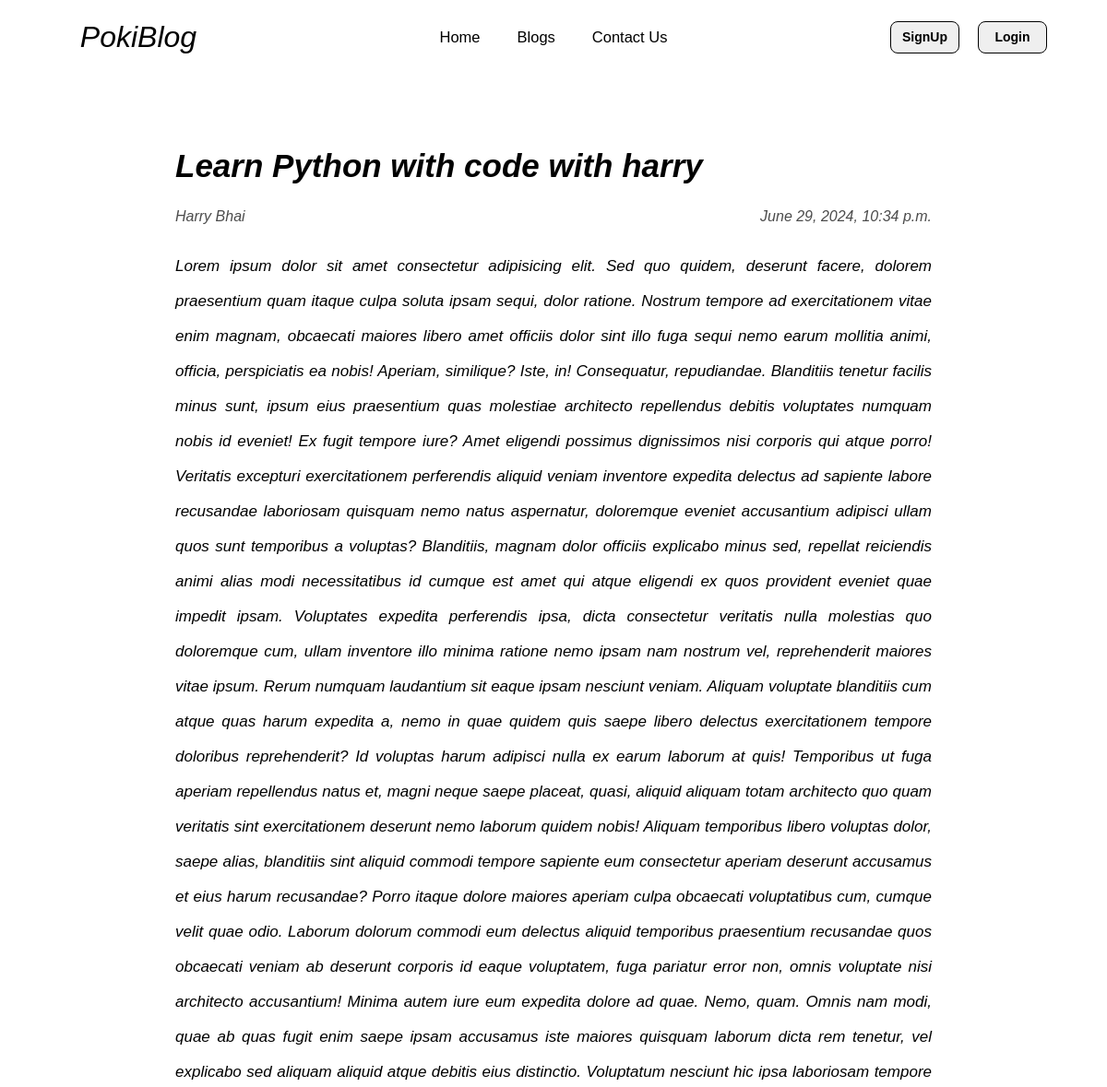
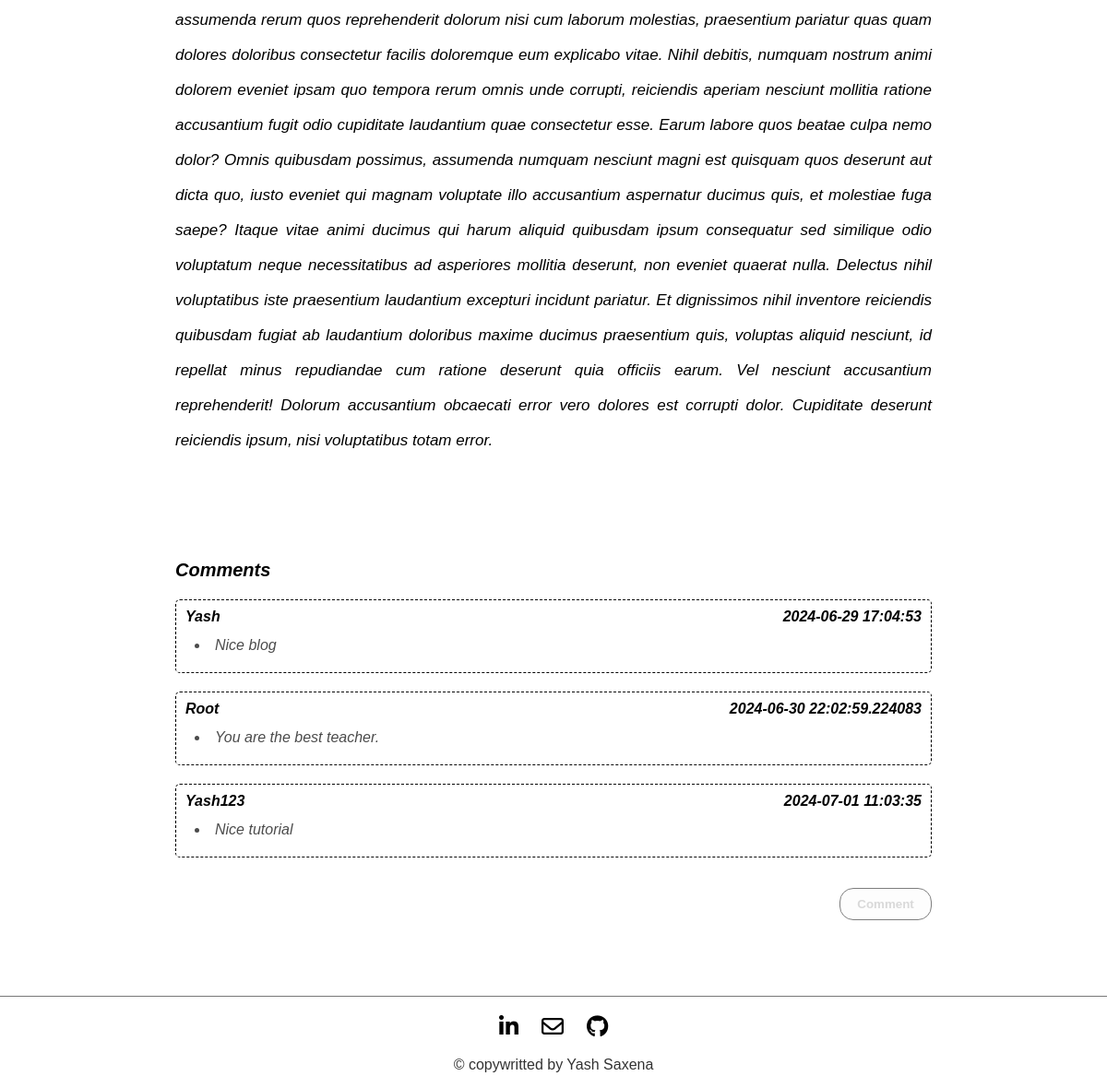
Page /blogdetail/1 on the committed database (2 pictures, top to bottom).
### blog/models.py (models this page shows)
class Blog(models.Model):
    title = models.CharField(max_length=150)
    content = HTMLField()
    created_at = models.DateTimeField(default=datetime.datetime.now(),blank=True)
    comments = models.TextField()
    author = models.CharField(max_length=150)
    updated_at = models.DateTimeField(default=datetime.datetime.now())
    comments_count = models.IntegerField(default=0)
    is_updated = models.BooleanField(default=False)

### blog/views.py (the view, shortened to what this page needs)
# urls.py: path('blogdetail/<int:id>',views.Blogdetail,name='blogdetail'),
def Blogdetail(request,id):
    status,show = is_loggedin(request)
    blog_detail = Blog.objects.get(id=id)
    comments = eval(blog_detail.comments)
    return render(request,'blog/blog_detail.html',{'blogdetail':blog_detail,'show':show,'status':status,"comments":comments})

### blog/views.py (called while the page is built)
def is_loggedin(request):
    status = request.user.is_authenticated
    if status:
        show = request.user.username[0].upper()
    else:
        show = None
    return status,show

### blog/templates/blog/blog_detail.html (shortened to what this page needs)
{% extends "base.html" %}
{% load static %}
{% block style %}
{{ block.super }}
<link rel="stylesheet" href="{% static 'blog/css/blogdetail.css' %}">
{% endblock style %}
{% block content %}
<main class="main-container">
    <div class="blogdetail-container">
        <div class="blog">
            <p class='blog-title'>{{blogdetail.title|capfirst}}</p>
            <div class='blog-author'>
                <p>{{blogdetail.author}}</p>
                {% if blogdetail.is_updated %}
                    <p>{{blogdetail.updated_at}} (Edited)</p>
                {% else %}
                    <p>{{blogdetail.created_at}}</p>
                {% endif %}
            </div>
            <div class='blog-content'>{{blogdetail.content|safe}}</div>
        </div>
        <div class="comments-container">
            <p class='comment'>Comments</p>
                {% if comments %}
                {% for comment in comments %}
                    <div class="comment-container">
                        <div class='comment-user'>
                            <p>{{comment.0|capfirst}}</p>
                            <p>{{comment.2}}</p>
                        </div>
                       <div class='comment-content'>
                            <li>{{comment.1|capfirst}}</li>
                       </div>
                    </div>
                {% endfor %}
                {% else %}
                <p class='no-comment'> No Comment Yet!!</p>
                {% endif %}
            <div class="add-comment">
                {% if status %}
                    <a href="#comment-ADD" class='active'><input type="submit" value="Comment" class='add-button-comment'></a>
                {% else %}
                    <input type="submit" value="Comment" class='add-button-comment blur' disabled>
                {% endif %}
            </div>
        </div>
    </div>
    {% include "footer.html" %}
</main>
{% endblock content %}

### blog/static/blog/css/style.css (style rules this page uses)
* { padding: 0px; margin: 0px; box-sizing: border-box; }
.main-container { width: 100vw; height: 100vh; max-height: max-content; }

### blog/static/blog/css/blogdetail.css (style rules this page uses)
.main-container { width: 100%; height: 100vh; max-height: max-content; }
.blogdetail-container { width: 100%; height: max-content; display: flex; flex-direction: column; justify-content: center; align-items: center; }
.blog { width: 75%; height: max-content; margin-top: 40px; margin-bottom: 30px; padding: 40px; display: flex; flex-direction: column; gap: 20px; }
.blog-author { display: flex; width: 100%; height: 30px; justify-content: space-between; align-items: center; }
.blog-author p { font-family: 'Trebuchet MS', 'Lucida Sans Unicode', 'Lucida Grande', 'Lucida Sans', Arial, sans-serif; font-style: italic; opacity: 0.7; }
.blog-title { font-family: 'Trebuchet MS', 'Lucida Sans Unicode', 'Lucida Grande', 'Lucida Sans', Arial, sans-serif; font-style: italic; font-weight: 900; font-size: 35px; }
.blog-content { font-family: 'Trebuchet MS', 'Lucida Sans Unicode', 'Lucida Grande', 'Lucida Sans', Arial, sans-serif!important; text-align: justify!important; font-size: 17px!important; line-height:38px!important; font-style: italic!important; }
.comments-container { width: 75%; height: max-content; margin-bottom: 30px; padding: 40px; display: flex; flex-direction: column; gap: 20px; }
.comment { font-family: 'Trebuchet MS', 'Lucida Sans Unicode', 'Lucida Grande', 'Lucida Sans', Arial, sans-serif; font-style: italic; font-weight: 900; font-size: 20px; }
.comment-container { width: 100%; height: max-content; display: flex; flex-direction: column; border: 1px dashed black; border-radius: 5px; padding: 10px; gap: 5px; font-family: 'Trebuchet MS', 'Lucida Sans Unicode', 'Lucida Grande', 'Lucida Sans', Arial, sans-serif; }
.comment-user { width: 100%; height: 15px; display: flex; justify-content: space-between; align-items: center; font-style: italic; font-weight: bold; }
.comment-content { width: 100%; height: max-content; padding: 10px; }
.comment-content li { opacity: 0.7; font-style: italic; }
.add-comment { width: 100%; height: 60px; padding: 20px; padding-right: 0px; display: flex; justify-content: flex-end; align-items: center; }
.add-button-comment { width: 100px; height: 35px; font-weight: bold; font-family: 'Trebuchet MS', 'Lucida Sans Unicode', 'Lucida Grande', 'Lucida Sans', Arial, sans-serif; border: 1px solid black; border-radius: 15px; cursor: pointer; transition: all; transition-duration: 0.5s; }
.blur { opacity: 0.5; }

### rows in the picture
Blog: title "Learn Python with code with harry", author "Harry Bhai", created_at "June 29, 2024, 10:34 p.m.", content "Lorem ipsum dolor sit amet consectetur adipisicing elit. Sed quo quidem, deserunt facere, dolorem praesentium quam itaque culpa soluta ipsam sequi, dolor ratione. Nostrum tempore ad exercitationem vitae enim magnam, obcaecati maiores libero amet officiis dolor sint illo fuga sequi nemo earum mollitia animi, officia, perspiciatis ea nobis! Aperiam, similique? Iste, in! Consequatur, repudiandae. Blanditiis tenetur facilis minus sunt, ipsum eius praesentium quas molestiae architecto repellendus debitis voluptates numquam nobis id eveniet! Ex fugit tempore iure? Amet eligendi possimus dignissimos nisi corporis qui atque porro! Veritatis excepturi exercitationem perferendis aliquid veniam…"

### other values in the picture
{{ comment.0|capfirst }} "Yash" "Root" "Yash123"
{{ comment.2 }} "2024-06-29 17:04:53" "2024-06-30 22:02:59.224083" "2024-07-01 11:03:35"
{{ comment.1|capfirst }} "Nice blog" "You are the best teacher." "Nice tutorial"
